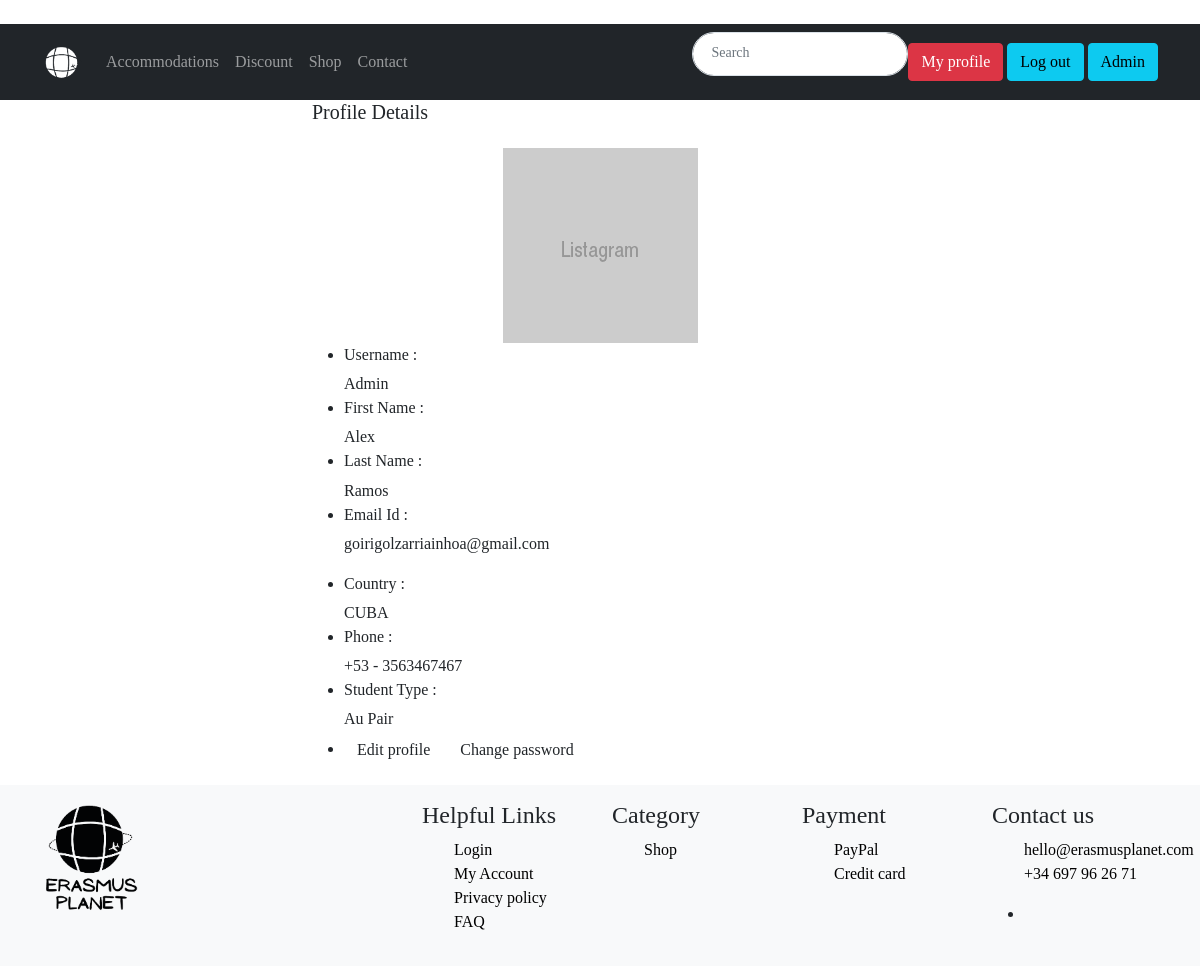
Page /members/userprofile/ (signed in) on the committed database.
### members/models.py (models this page shows, shortened)
class User(AbstractUser):
    date = models.DateField(default="2020-01-01")
    date_inicio = models.CharField(max_length=8, default="")
    date_fin = models.CharField(max_length=8, default="")
    GENDER_CHOICES = (('M', 'Male'), ('F', 'Female'), ('U', 'Unisex'))
    gender = models.CharField(max_length=20, choices=GENDER_CHOICES, null=False)
    COURSE_CHOICES = (('Primero', '1'), ('Segundo', '2'), ('Tercero', '3'), ('Cuarto', '4'), ('Quinto', '5'), ('Sexto', '6'))
    course = models.CharField(max_length=7, choices=COURSE_CHOICES, blank=True, null=True)
    country =  models.ForeignKey(Country, on_delete=models.CASCADE)
    phone = models.IntegerField(null=True, )
    prefix = models.IntegerField(null=True )
    STUDENT_CHOICES = (('1', 'Bachelor'), ('2', 'Au Pair'), ('3', 'Master'), ('4', 'Internship'))
    studentType = models.CharField(max_length=10, choices=STUDENT_CHOICES, null=True, default='')
    cityOrigin1 =  models.CharField(max_length=10, blank=True, null=True)
    cityDestination1 =  models.CharField(max_length=50, null=False)
    cityDestination2 =  models.CharField(max_length=50, blank=True)
    cityDestination3 =  models.CharField(max_length=50, blank=True)
    universityOrigin =  models.CharField(max_length=50,null= True, blank=True)
    universityDestination =  models.CharField(max_length=50, null=True, blank=True)
    studies =  models.CharField(max_length=50, null=True, blank=True)
    company = models.CharField(max_length=50,null= True, blank=True)
    def __str__(self):
        return self.username

### descuentosApp/models.py (models this page shows)
class Country(models.Model):
	name = models.CharField(max_length=30)
	class Meta:
		ordering = ['name']
	def __str__(self):
		return self.name

### members/views.py (the view)
# urls.py: path('userprofile/', views.UserProfile, name='UserProfile'),
@login_required
def UserProfile(request):
    return render(request, 'profile/userProfile.html')

### members/templates/profile/userProfile.html (shortened to what this page needs)
{% extends 'index.html' %}
{% block content %}
{%load static%}
<div style="width: 60% !important; margin:0 auto;">
            <div class="dash-content">
                <div class="container-fluid">
                    <div class="row">
                        <div class="col-md-10 offset-md-1">
                            <div class="recent-activity">
                                <div class="act-title">
                                    <h5>Profile Details</h5>
                                </div>
                                <div class="profile-wrap">
                                    <div class="row">
                                        <div class="col-md-8 offset-md-2">
                                            <div class="edit-profile-photo text-center mt-3">
                                                <img src="{%static 'images/clients/reviewer-4.png'%}" alt="">
                                            </div>
                                        </div>
                                        <div class="col-md-12">
                                            <div class="my-profile">
                                                <ul class="db-profile-info float-left">
                                                    <li>
                                                        <h6>Username :</h6>
                                                        <span>{{user.username}} </span>
                                                    </li>
                                                    <li>
                                                        <h6>First Name :</h6>
                                                        <span>{{user.first_name}} </span>
                                                    </li>
                                                    <li>
                                                        <h6>Last Name :</h6>
                                                        <span> {{user.last_name}}</span>
                                                    </li>
                                                    <li>
                                                        <h6>Email Id :</h6>
                                                        <span> {{user.email}}</span>
                                                    </li>
                                                </ul>
                                                <ul class="db-profile-info float-right">
                                                    <li>
                                                        <h6>Country :</h6>
                                                        <span> {{user.country}}</span>
                                                    </li>
                                                    <li>
                                                        <h6>Phone :</h6>
                                                        <span> +{{user.country.id}} - {{user.phone}}</span>
                                                    </li>
                                                    <li>
                                                        <h6>Student Type :</h6>
                                                        <span> {{user.get_studentType_display}}</span>
                                                    </li>
                                                    <li>
                                                        <a href="{% url 'EditUserProfile'%}" class="btn v3 botonAzul">Edit profile</a>
                                                        <a href="{% url 'ChangePassword' %}" class="btn v3 botonAzul">Change password
                                                        </a>
                                                    </li>
                                                </ul>
                                            </div>
                                        </div>
                                    </div>
                                </div>
                            </div>
                        </div>
                    </div>
                </div>
            </div>
            </div>
{% endblock %}

### descuentosApp/static/css/styleExt.css (style rules this page uses)
* { font-family: Poppins !important; }

### rows in the picture
User: username "Admin", first_name "Alex", last_name "Ramos", email "goirigolzarriainhoa@gmail.com", country "CUBA", country.id "53", phone "3563467467", studentType "Au Pair"
